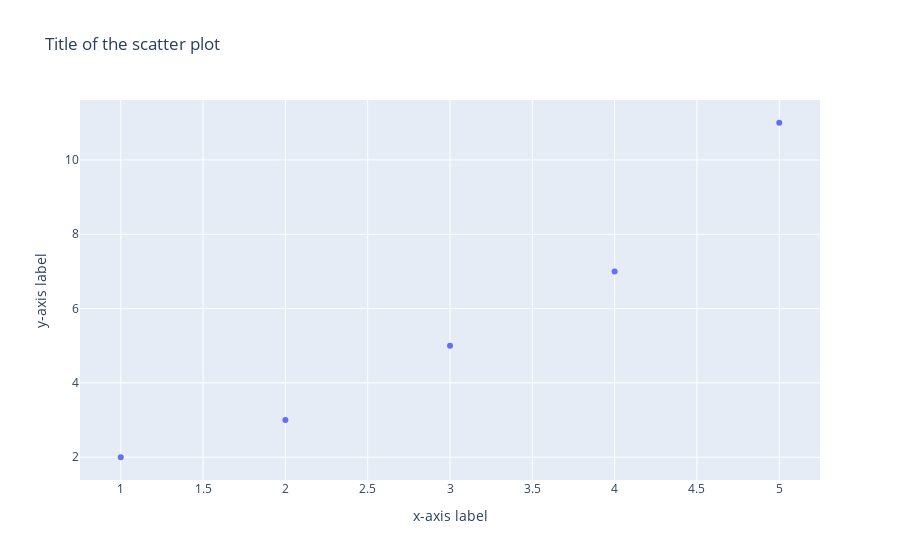

The code cell stored with this chart in its notebook:
### Markdown cell above
Make layout

### Code cell
fig.update_layout(
    title='Title of the scatter plot',
    xaxis_title='x-axis label',
    yaxis_title='y-axis label'
)

### Figure 1 — Plotly figure (JSON) as saved in the notebook; plotly's stock layout.template omitted (floating-point values rounded to 4 significant figures)
{"data": [{"mode": "markers", "name": "scatter plot", "type": "scatter", "x": [1, 2, 3, 4, 5], "y": [2, 3, 5, 7, 11]}], "layout": {"title": {"text": "Title of the scatter plot"}, "xaxis": {"title": {"text": "x-axis label"}}, "yaxis": {"title": {"text": "y-axis label"}}}}
